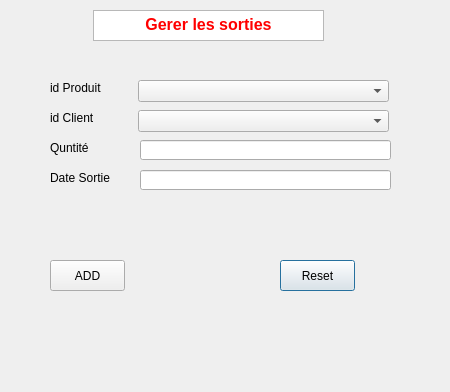
<?xml version="1.0" encoding="UTF-8"?>
<ui version="4.0">
 <class>GereStock</class>
 <widget class="QDialog" name="GereStock">
  <property name="windowModality">
   <enum>Qt::WindowModal</enum>
  </property>
  <property name="geometry">
   <rect>
    <x>0</x>
    <y>0</y>
    <width>450</width>
    <height>392</height>
   </rect>
  </property>
  <property name="windowTitle">
   <string>Gérer les Sorties de Stock </string>
  </property>
  <widget class="QLabel" name="label_5">
   <property name="geometry">
    <rect>
     <x>50</x>
     <y>170</y>
     <width>121</width>
     <height>16</height>
    </rect>
   </property>
   <property name="font">
    <font>
     <pointsize>9</pointsize>
    </font>
   </property>
   <property name="text">
    <string>Date Sortie</string>
   </property>
  </widget>
  <widget class="QPushButton" name="btnReset">
   <property name="geometry">
    <rect>
     <x>280</x>
     <y>260</y>
     <width>75</width>
     <height>31</height>
    </rect>
   </property>
   <property name="font">
    <font>
     <pointsize>9</pointsize>
    </font>
   </property>
   <property name="text">
    <string>Reset</string>
   </property>
  </widget>
  <widget class="QLabel" name="lblInfo">
   <property name="geometry">
    <rect>
     <x>90</x>
     <y>220</y>
     <width>231</width>
     <height>20</height>
    </rect>
   </property>
   <property name="text">
    <string/>
   </property>
  </widget>
  <widget class="QLabel" name="label">
   <property name="geometry">
    <rect>
     <x>50</x>
     <y>80</y>
     <width>121</width>
     <height>16</height>
    </rect>
   </property>
   <property name="font">
    <font>
     <pointsize>9</pointsize>
    </font>
   </property>
   <property name="text">
    <string>id Produit</string>
   </property>
  </widget>
  <widget class="QLineEdit" name="txtQuntite">
   <property name="geometry">
    <rect>
     <x>140</x>
     <y>140</y>
     <width>251</width>
     <height>20</height>
    </rect>
   </property>
   <property name="font">
    <font>
     <pointsize>9</pointsize>
    </font>
   </property>
  </widget>
  <widget class="QPushButton" name="btnAdd">
   <property name="geometry">
    <rect>
     <x>50</x>
     <y>260</y>
     <width>75</width>
     <height>31</height>
    </rect>
   </property>
   <property name="font">
    <font>
     <pointsize>9</pointsize>
    </font>
   </property>
   <property name="text">
    <string>ADD</string>
   </property>
  </widget>
  <widget class="QLineEdit" name="txtDateSortie">
   <property name="geometry">
    <rect>
     <x>140</x>
     <y>170</y>
     <width>251</width>
     <height>20</height>
    </rect>
   </property>
   <property name="font">
    <font>
     <pointsize>9</pointsize>
    </font>
   </property>
  </widget>
  <widget class="QLabel" name="label_2">
   <property name="geometry">
    <rect>
     <x>50</x>
     <y>110</y>
     <width>121</width>
     <height>16</height>
    </rect>
   </property>
   <property name="font">
    <font>
     <pointsize>9</pointsize>
    </font>
   </property>
   <property name="text">
    <string>id Client</string>
   </property>
  </widget>
  <widget class="QLabel" name="label_4">
   <property name="geometry">
    <rect>
     <x>50</x>
     <y>140</y>
     <width>121</width>
     <height>16</height>
    </rect>
   </property>
   <property name="font">
    <font>
     <pointsize>9</pointsize>
    </font>
   </property>
   <property name="text">
    <string>Quntité</string>
   </property>
  </widget>
  <widget class="QTextEdit" name="textEdit">
   <property name="geometry">
    <rect>
     <x>93</x>
     <y>10</y>
     <width>231</width>
     <height>31</height>
    </rect>
   </property>
   <property name="html">
    <string>&lt;!DOCTYPE HTML PUBLIC &quot;-//W3C//DTD HTML 4.0//EN&quot; &quot;http://www.w3.org/TR/REC-html40/strict.dtd&quot;&gt;
&lt;html&gt;&lt;head&gt;&lt;meta name=&quot;qrichtext&quot; content=&quot;1&quot; /&gt;&lt;style type=&quot;text/css&quot;&gt;
p, li { white-space: pre-wrap; }
&lt;/style&gt;&lt;/head&gt;&lt;body style=&quot; font-family:'MS Shell Dlg 2'; font-size:8.25pt; font-weight:400; font-style:normal;&quot;&gt;
&lt;p align=&quot;center&quot; style=&quot; margin-top:0px; margin-bottom:0px; margin-left:0px; margin-right:0px; -qt-block-indent:0; text-indent:0px;&quot;&gt;&lt;span style=&quot; font-size:12pt; font-weight:600; color:#ff0000;&quot;&gt;Gerer les sorties&lt;/span&gt;&lt;/p&gt;&lt;/body&gt;&lt;/html&gt;</string>
   </property>
  </widget>
  <widget class="QComboBox" name="comboBoxProductID">
   <property name="geometry">
    <rect>
     <x>138</x>
     <y>80</y>
     <width>251</width>
     <height>22</height>
    </rect>
   </property>
  </widget>
  <widget class="QComboBox" name="comboBoxSupplieID">
   <property name="geometry">
    <rect>
     <x>138</x>
     <y>110</y>
     <width>251</width>
     <height>22</height>
    </rect>
   </property>
  </widget>
 </widget>
 <resources/>
 <connections/>
</ui>
